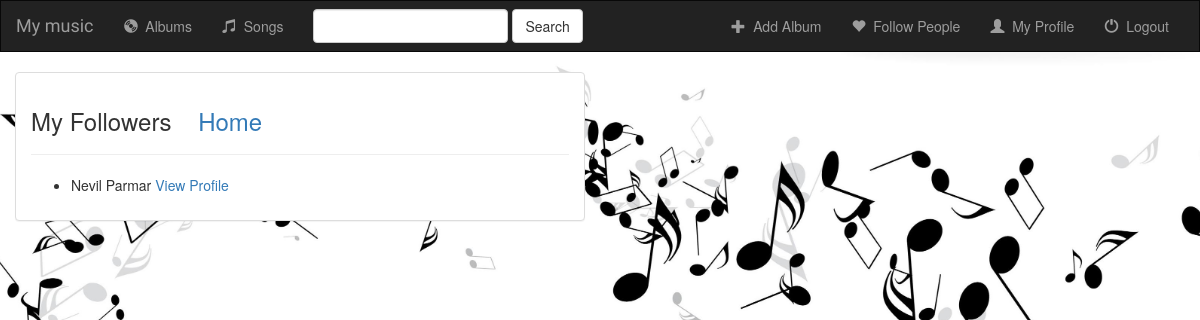
Page /users/my_followers/ (signed in) on the earlier database version.
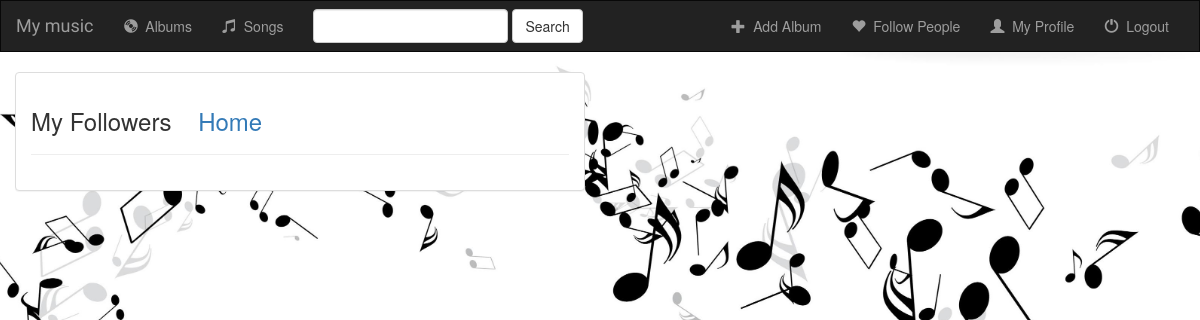
Same page on the later database version.
### users/models.py (models this page shows)
class Friend(models.Model):
    follower = models.ForeignKey(User, related_name="followees",on_delete=models.CASCADE)
    followee = models.ForeignKey(User, related_name="followers",on_delete=models.CASCADE)
    created_at = models.DateTimeField(auto_now_add=True)
    updated_at = models.DateTimeField(auto_now=True)

### users/views.py (the view)
# urls.py: path('my_followers/', views.my_followers, name="my_followers"),
def my_followers(request):
    context = {
        "my_followers": Friend.objects.filter(followee__id=request.session['id'])
        }
    return render(request, 'users/my_followers.html', context)

### templates/users/my_followers.html (shortened to what this page needs)
{% extends 'base.html' %}
{% block body %}
<div class="container-fluid">
    <div class="row">
        <div class="col-sm-12 col-md-6">
            <div class="panel panel-default">
                <div class="panel-body">
                    <h3>My Followers
                    <a href="{% url 'users:index' %}">&emsp13;&emsp14;&emsp14;Home</h3></a>
                    <hr>
                    {% for follower in my_followers %}
                        <ul>
                            <li>{{ follower.follower.first_name }} {{ follower.follower.last_name }}&nbsp;<a
                                    href="{% url 'users:follower_profile' follower_id=follower.id %}">View Profile</a>
                            </li>
                        </ul>
                    {% endfor %}
                </div>
            </div>
        </div>
    </div>
</div>
{% endblock %}

Differences in the rows shown:
removed Friend: follower.first_name "Nevil", follower.last_name "Parmar"
